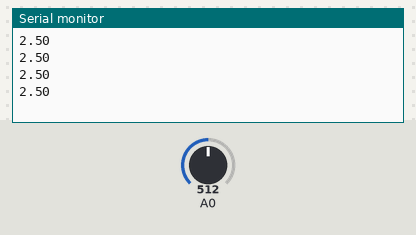
The sketch below on a simulated Arduino Uno, built with avr-gcc and run on an emulated ATmega328P. On the bench: the last lines printed to the serial monitor. The test bench sets the inputs (shaded band); at power-on: A0 = 512.

Above: at 1.2 s.
1.3 s: A0 set to 716
At 1.71 s:
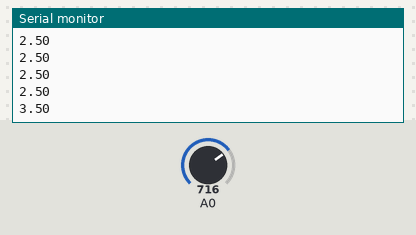
2.8 s: A0 set to 900
At 2.91 s:
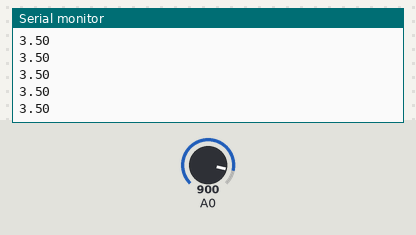
Timing chart, 0 to 5.8 s (numbered marks = the images above; inputs shaded):
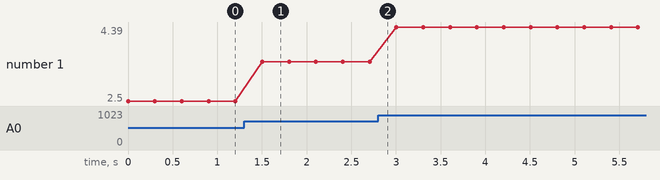

Measured:
- after the input at 1.3 s, the serial monitor: prints a new line after 0.20 s (image 1)
- plotted number 1: 2.5 → 3.5 after the input at 1.3 s, 3.5 → 4.39 after the input at 2.8 s

The sketch:

serialAirQualityData.ino
```cpp
void setup() {
  Serial.begin(9600);
}

void loop() {
  float dataRead = analogRead(A0);
  dataRead = (dataRead/1024)*5.0;
  // String dataToSend = String(dataRead);
  Serial.println(dataRead);
  delay(300);
}
```
